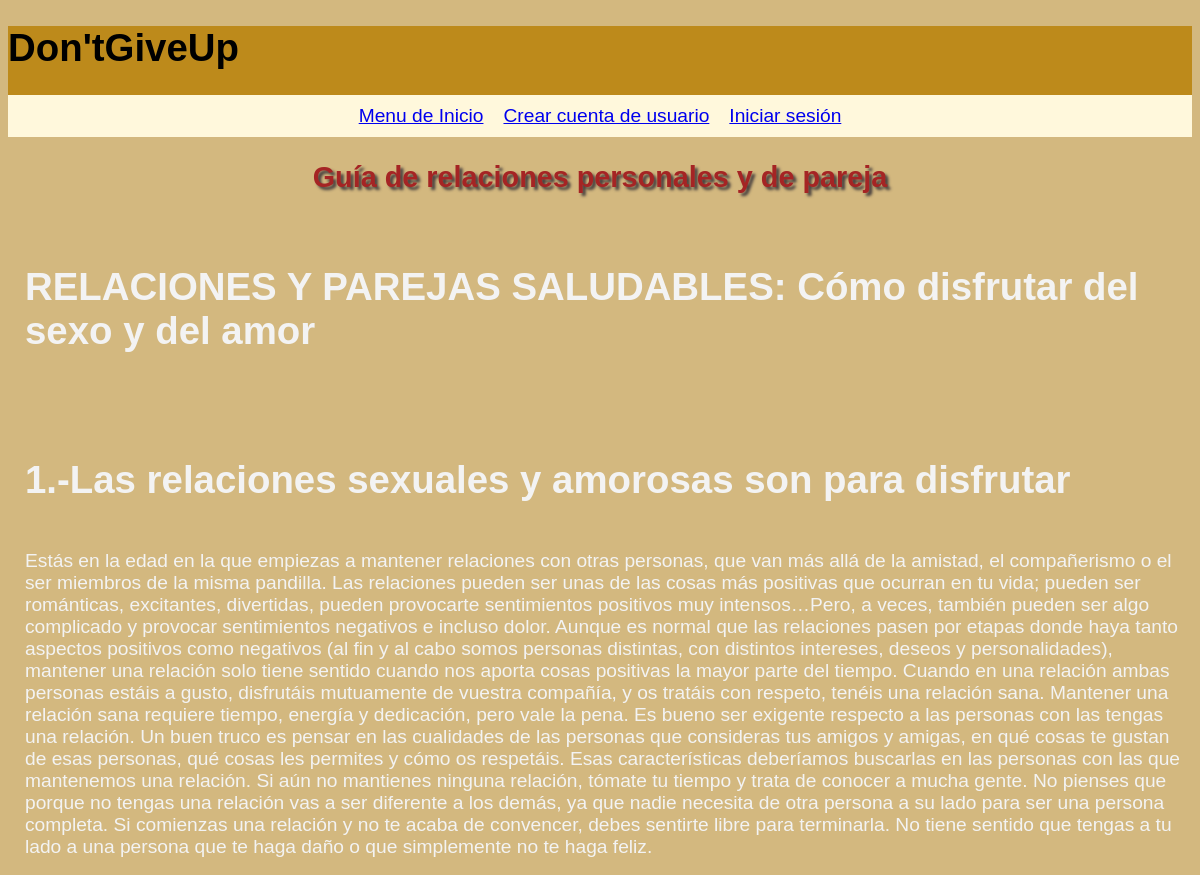
The app's page /guia.php with its own data.
### tables this page shows
CREATE TABLE `guia` (
  `id` int(11) NOT NULL,
  `titulo` varchar(500) NOT NULL,
  `contenido` mediumtext NOT NULL
);

### guia.php (the view, shortened to what this page needs)
<?php
$db = new PDO('mysql:host=localhost;dbname=proyecto;charset=utf8mb4', 'root', '');
$stmt=$db ->query("SELECT * FROM guia");
$guia =$stmt->fetchAll();
?>
<!DOCTYPE html>
<html lang="en">
<head>
    <link rel="stylesheet" href="style.css">
</head>
<body>
    <?php include 'cabecera.php' ?>
    <h2>Guía de relaciones personales y de pareja</h2>
    <div id="tabla">
        <table>
            <tr>
                <th></th>
            </tr>
        <?php foreach($guia as $g) { ?>
        <tr>
            <td><h1><?php echo $g["titulo"] ?></h1><br>
                <?php echo $g["contenido"] ?></td>
            </tr>
        <?php } ?>
        </table>
    </div>
</body>
</html>

### style.css (style rules this page uses)
body { background-color: rgb(211, 184, 127); font-family: arial; font-size: 1.2em; }
h1 { text-align: center; }
h2 { color: rgb(165, 36, 36); text-shadow: 3px 3px 3px rgb(68, 61, 61); text-align: center; }
td { color: rgb(243, 243, 243); }
#tabla { width:1200px; float: left; }
table { width: 100%; word-wrap: inherit; }
td { text-align: left; vertical-align: top; padding: 15px 15px 15px 15px; }
td, h1 { text-align: left; }

### records on screen
guia: titulo "RELACIONES Y PAREJAS SALUDABLES: Cómo disfrutar del sexo y del amor"
guia: titulo "1.-Las relaciones sexuales y amorosas son para disfrutar", contenido "Estás en la edad en la que empiezas a mantener relaciones con otras personas, que van más allá de la amistad, el compañerismo o el ser miembros de la misma pandilla. Las relaciones pueden ser unas de las cosas más positivas que ocurran en tu vida; pueden ser románticas, excitantes, divertidas, pueden provocarte sentimientos positivos muy intensos…Pero, a veces, también pueden ser algo complicado y provocar sentimientos negativos e incluso dolor. Aunque es normal que las relaciones pasen por etapas donde haya tanto aspectos positivos como negativos (al fin y al cabo somos personas distintas, con distintos intereses, deseos y personalidades), mantener una relación solo tiene sentido cuando…"
